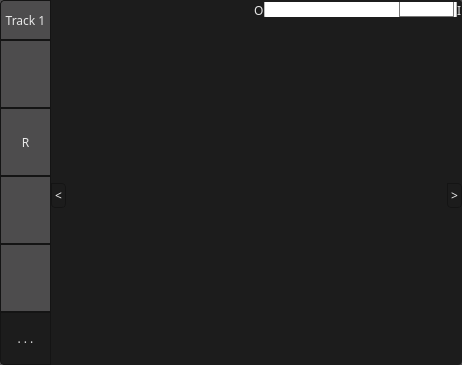
<?xml version="1.0" encoding="UTF-8"?>
<ui version="4.0">
 <class>SequencerFrame</class>
 <widget class="QFrame" name="SequencerFrame">
  <property name="geometry">
   <rect>
    <x>0</x>
    <y>0</y>
    <width>462</width>
    <height>365</height>
   </rect>
  </property>
  <property name="sizePolicy">
   <sizepolicy hsizetype="Preferred" vsizetype="Expanding">
    <horstretch>0</horstretch>
    <verstretch>0</verstretch>
   </sizepolicy>
  </property>
  <property name="windowTitle">
   <string>Frame</string>
  </property>
  <property name="styleSheet">
   <string notr="true">* {
    background: #4d4c4d;
    font-family: handelgotdlig;
    font-weight: 200;
}



 QComboBox {
     border: 1px solid #141414;
     border-radius: 4px;
     padding: 1px 18px 1px 3px;
     min-width: 6em;
     color: #e8e8e8;
 }

 QComboBox:editable {
    background: #5b5a5b
 }

 QComboBox:!editable, QComboBox::drop-down:editable {
      background: qlineargradient(x1: 0, y1: 0, x2: 0, y2: 1,
      stop: 0 #3c3c3c, stop: 1 #262627);
 }

 /* QComboBox gets the &quot;on&quot; state when the popup is open */
 QComboBox:!editable:on, QComboBox::drop-down:editable:on {
     background: #5b5a5b
 }

 QComboBox:on { /* shift the text when the popup opens */
     padding-top: 3px;
     padding-left: 4px;
 }

 QComboBox::drop-down {
     subcontrol-origin: padding;
     subcontrol-position: top right;
     width: 15px;

     border-left-width: 1px;
     border-left-color: darkgray;
     border-left-style: solid; /* just a single line */
     border-top-right-radius: 3px; /* same radius as the QComboBox */
     border-bottom-right-radius: 3px;
 }

QComboBox QAbstractItemView {
    border: 1px solid #141414;
    selection-background-color: #5b5a5b;
}

 QSpinBox {
     /*padding-right: 15px; make room for the arrows */
     background-color: qlineargradient(x1: 0, y1: 0, x2: 0, y2: 1,
                                      stop: 0 #3c3c3c, stop: 1 #262627);
    color: #e8e8e8;
     border: none;
     border-radius: 4px;
     /*border-width: 3;*/
}

QSpinBox::up-button {
    border: none;
}

QSpinBox::down-button {
    border: none;
}

QLineEdit {
    border: 1px solid #141414;
    border-radius: 4px;
    color: #e8e8e8;
    background-color: qlineargradient(x1: 0, y1: 0, x2: 0, y2: 1,
                                     stop: 0 #3c3c3c, stop: 1 #262627);
    selection-background-color: #e8e8e8;
    selection-color: #262627
}

QProgressBar {
    border: 1px solid #141414;
    border-radius: 4px;
    text-align: center;
 }


 QProgressBar::chunk {
    background-color: qlineargradient(x1: 0, y1: 0, x2: 0, y2: 1,
                                      stop: 0 #3c3c3c, stop: 1 #262627);
    width: 20px;
 }

QFrame, QLabel, QToolTip {
   color: #e5e5e5;
   /*border: 1px solid #141414;*/
}

QFrame[style=&quot;plain&quot;] {
    border: 100px solid pink;
}

QAbstractButton {
   padding: 3px;
   border: 1px solid #141414;
   border-radius: 4px;
   background-color: qlineargradient(x1: 0, y1: 0, x2: 0, y2: 1,
                                     stop: 0 #3c3c3c, stop: 1 #262627);
    color: #e8e8e8;
}
QAbstractButton::hover {
   background-color: #5b5a5b;
}

QAbstractButton::disabled {
    color: #262627;
}

QAbstractButton::checked {
    background-color: #1c1c1c;
}

 QTabWidget::pane { /* The tab widget frame */
     border-top: 1px solid #141414;
     position: absolute;
     top: -0.5em;
 }

 QTabWidget::tab-bar {
     alignment: center;
 }

 /* Style the tab using the tab sub-control. Note that
     it reads QTabBar _not_ QTabWidget */
 QTabBar::tab {
 background-color: qlineargradient(x1: 0, y1: 0, x2: 0, y2: 1,
                                   stop: 0 #3c3c3c, stop: 1 #262627);

    border: 1px solid #141414;

     /*border: 2px solid #C4C4C3;
     border-bottom-color: #C2C7CB; same as the pane color */
     border-top-left-radius: 4px;
     border-top-right-radius: 4px;
     min-width: 8ex;
     padding: 2px;
     color: #e8e8e8;
 }

 QTabBar::tab:selected, QTabBar::tab:hover {
     background: #5b5a5b;
 }

 QTabBar::tab:selected {
     border-color: #5b5a5b;
     color: #141414;
     /*border-bottom-color: #C2C7CB; same as pane color */
 }

 QSlider::groove:horizontal {
 border: 1px solid #141414;
     height: 8px; /* the groove expands to the size of the slider by default. by giving it a height, it has a fixed size */
     background-color: qlineargradient(x1: 0, y1: 0, x2: 0, y2: 1,
                                       stop: 0 #3c3c3c, stop: 1 #262627);
     margin: 2px 0;
 }

 QSlider::handle:horizontal {
 background-color: qlineargradient(x1: 0, y1: 0, x2: 0, y2: 1,
                                   stop: 0 #3c3c3c, stop: 1 #262627);     border: 1px solid #5c5c5c;
     width: 18px;
     /*margin: -2px 0;  handle is placed by default on the contents rect of the groove. Expand outside the groove */
     border-radius: 3px;
 }

  QScrollBar:vertical {
      border: 0px solid transparent;
      background: transparent;
      width: 4px;
      margin: 0px 0 0px 0;
  }
  QScrollBar::handle:vertical {
      background: #e8e8e8;
      min-width: 20px;
      border: 2px solid #e8e8e8;
      border-radius: 2px;
  }
  QScrollBar::add-line:vertical {
      border: 0px solid transparent;
      background: transparent;
      height: 0px;
      subcontrol-position: bottom;
      subcontrol-origin: margin;
  }

  QScrollBar::sub-line:vertical {
      border: 0px solid transparent;
      background: transparent;
      height: 0px;
      subcontrol-position: top;
      subcontrol-origin: margin;
  }
  QScrollBar::up-arrow:vertical, QScrollBar::down-arrow:vertical {
      border: 0px solid grey;
      width: 0px;
      height: 0px;
      background: white;
  }

  QScrollBar::add-page:vertical, QScrollBar::sub-page:vertical {
      background: none;
  }



  QScrollBar:horizontal {
      border: 0px solid transparent;
      background: transparent;
      height: 4px;
      margin: 0px 0 0px 0;
  }
  QScrollBar::handle:horizontal{
      background: #e8e8e8;
      min-height: 20px;
      border: 2px solid #e8e8e8;
      border-radius: 2px;
  }
  QScrollBar::add-line:horizontal {
      border: 0px solid transparent;
      background: transparent;
      height: 0px;
      subcontrol-position: bottom;
      subcontrol-origin: margin;
  }

  QScrollBar::sub-line:horizontal {
      border: 0px solid transparent;
      background: transparent;
      height: 0px;
      subcontrol-position: top;
      subcontrol-origin: margin;
  }
  QScrollBar::up-arrow:horizontal, QScrollBar::down-arrow:horizontal {
      border: 0px solid grey;
      width: 0px;
      height: 0px;
      background: white;
  }

  QScrollBar::add-page:vertical, QScrollBar::sub-page:vertical {
      background: none;
  }





QSlider::groove:horizontal {
border: 1px solid #bbb;
background: white;
height: 20px;
border-radius: 4px;
}

QSlider::groove:vertical {
border: 1px solid #bbb;
background: white;
width: 50px;
border-radius: 4px;
}

QSlider::sub-page:horizontal {
background: qlineargradient(x1: 0, y1: 0,    x2: 0, y2: 1,
    stop: 0 #444, stop: 1 #bbb);
background: qlineargradient(x1: 0, y1: 0.2, x2: 1, y2: 1,
    stop: 0 #bbb, stop: 1 #555);
border: 0px solid #777;
height: 40px;
border-radius: 4px;
border-top-left-radius: 4px;
border-top-right-radius: 0px;
border-bottom-left-radius: 4px;
border-bottom-right-radius: 0px;
}

QSlider::sub-page:vertical {
background: qlineargradient(x1: 0, y1: 1,    x2: 0, y2: 0,
    stop: 0 #bbb, stop: 1 #444);
background: qlineargradient(x1: 0, y1: 1, x2: 1, y2: 0.2,
    stop: 0 #555, stop: 1 #bbb);
border: 0px solid #777;
width: 50px;
border-top-left-radius: 4px;
border-top-right-radius: 4px;
border-bottom-left-radius: 0px;
border-bottom-right-radius: 0px;
}

QSlider::add-page:horizontal {
background: qlineargradient(x1: 0, y1: 1,    x2: 0, y2: 0,
    stop: 0 #bbb, stop: 1 #444);
background: qlineargradient(x1: 0, y1: 1, x2: 1, y2: 0.2,
    stop: 0 #555, stop: 1 #bbb);
border: 0px solid #777;
height: 40px;
border-top-left-radius: 0px;
border-top-right-radius: 4px;
border-bottom-left-radius: 0px;
border-bottom-right-radius: 4px;
}

QSlider::add-page:vertical {
background: qlineargradient(x1: 0, y1: 1,    x2: 0, y2: 0,
    stop: 0 #444, stop: 1 #bbb);
background: qlineargradient(x1: 1, y1: 1, x2: 0, y2: 0.2,
    stop: 0 #bbb, stop: 1 #555);
border: 0px solid #777;
width: 50px;
border-top-left-radius: 0px;
border-top-right-radius: 0px;
border-bottom-left-radius: 4px;
border-bottom-right-radius: 4px;
}

QSlider::handle:horizontal {
     background-color: qlineargradient(x1: 0, y1: 0, x2: 0, y2: 1,
                                      stop: 0 #3c3c3c, stop: 1 #262627);
border: 1px solid #777;
width: 53px;
margin-top: -2px;
margin-bottom: -2px;
border-radius: 10px;
margin: 2px;
}

QSlider::handle:vertical {
     background-color: qlineargradient(x1: 0, y1: 0, x2: 0, y2: 1,
                                      stop: 0 #3c3c3c, stop: 1 #262627);
border: 1px solid #777;
height: 33px;
margin-top: -2px;
margin-bottom: -2px;
border-radius: 10px;
margin: 2px;
}

QSlider::sub-page:horizontal:disabled {
background: #bbb;
border-color: #999;
}

QSlider::sub-page:vertical:disabled {
background: #bbb;
border-color: #999;
}

QSlider::add-page:horizontal:disabled {
background: #eee;
border-color: #999;
}

QSlider::add-page:vertical:disabled {
background: #eee;
border-color: #999;
}

QSlider::handle:horizontal:disabled {
background: #eee;
border: 1px solid #aaa;
border-radius: 4px;
}

QSlider::handle:vertical:disabled {
background: #eee;
border: 1px solid #aaa;
border-radius: 4px;
}</string>
  </property>
  <layout class="QGridLayout" name="gridLayout_2">
   <property name="margin">
    <number>0</number>
   </property>
   <property name="spacing">
    <number>0</number>
   </property>
   <item row="0" column="0" rowspan="2">
    <layout class="QVBoxLayout" name="verticalLayout">
     <item>
      <widget class="live_widgets::PushButton" name="menu">
       <property name="minimumSize">
        <size>
         <width>51</width>
         <height>40</height>
        </size>
       </property>
       <property name="maximumSize">
        <size>
         <width>51</width>
         <height>40</height>
        </size>
       </property>
       <property name="styleSheet">
        <string notr="true">border-bottom-left-radius: 0px;
border-bottom-right-radius: 0px;
border-top-right-radius: 0px; /*DO NOT MODIFY THIS LINE*/</string>
       </property>
       <property name="text">
        <string>Track 1</string>
       </property>
      </widget>
     </item>
     <item>
      <widget class="live_widgets::ToolButton" name="play">
       <property name="minimumSize">
        <size>
         <width>51</width>
         <height>60</height>
        </size>
       </property>
       <property name="maximumSize">
        <size>
         <width>51</width>
         <height>90</height>
        </size>
       </property>
       <property name="autoFillBackground">
        <bool>false</bool>
       </property>
       <property name="styleSheet">
        <string notr="true">border-top-left-radius: 0px;
border-bottom-left-radius: 0px;
border-top-right-radius: 0px;
border-bottom-right-radius: 0px;</string>
       </property>
       <property name="text">
        <string/>
       </property>
       <property name="icon">
        <iconset>
         <normaloff>:/icons/play.png</normaloff>:/icons/play.png</iconset>
       </property>
       <property name="iconSize">
        <size>
         <width>35</width>
         <height>35</height>
        </size>
       </property>
       <property name="checkable">
        <bool>true</bool>
       </property>
      </widget>
     </item>
     <item>
      <widget class="live_widgets::ToolButton" name="record">
       <property name="minimumSize">
        <size>
         <width>51</width>
         <height>60</height>
        </size>
       </property>
       <property name="maximumSize">
        <size>
         <width>51</width>
         <height>90</height>
        </size>
       </property>
       <property name="font">
        <font>
         <family>handelgotdlig</family>
         <weight>25</weight>
         <bold>false</bold>
        </font>
       </property>
       <property name="autoFillBackground">
        <bool>false</bool>
       </property>
       <property name="styleSheet">
        <string notr="true">border-top-left-radius: 0px;
border-bottom-left-radius: 0px;
border-top-right-radius: 0px;
border-bottom-right-radius: 0px;</string>
       </property>
       <property name="text">
        <string>R</string>
       </property>
       <property name="icon">
        <iconset>
         <normaloff>:/icons/record.png</normaloff>:/icons/record.png</iconset>
       </property>
       <property name="iconSize">
        <size>
         <width>35</width>
         <height>35</height>
        </size>
       </property>
       <property name="checkable">
        <bool>true</bool>
       </property>
      </widget>
     </item>
     <item>
      <widget class="live_widgets::ToolButton" name="clip">
       <property name="sizePolicy">
        <sizepolicy hsizetype="Fixed" vsizetype="Fixed">
         <horstretch>0</horstretch>
         <verstretch>0</verstretch>
        </sizepolicy>
       </property>
       <property name="minimumSize">
        <size>
         <width>51</width>
         <height>60</height>
        </size>
       </property>
       <property name="maximumSize">
        <size>
         <width>51</width>
         <height>90</height>
        </size>
       </property>
       <property name="autoFillBackground">
        <bool>false</bool>
       </property>
       <property name="styleSheet">
        <string notr="true">border-top-left-radius: 0px;
border-bottom-left-radius: 0px;
border-top-right-radius: 0px;
border-bottom-right-radius: 0px;</string>
       </property>
       <property name="text">
        <string/>
       </property>
       <property name="icon">
        <iconset>
         <normaloff>:/icons/clip.png</normaloff>:/icons/clip.png</iconset>
       </property>
       <property name="iconSize">
        <size>
         <width>35</width>
         <height>35</height>
        </size>
       </property>
       <property name="checkable">
        <bool>true</bool>
       </property>
      </widget>
     </item>
     <item>
      <widget class="live_widgets::ToolButton" name="mute">
       <property name="minimumSize">
        <size>
         <width>51</width>
         <height>60</height>
        </size>
       </property>
       <property name="maximumSize">
        <size>
         <width>51</width>
         <height>90</height>
        </size>
       </property>
       <property name="autoFillBackground">
        <bool>false</bool>
       </property>
       <property name="styleSheet">
        <string notr="true">border-top-left-radius: 0px;
border-bottom-left-radius: 0px;
border-top-right-radius: 0px;
border-bottom-right-radius: 0px;</string>
       </property>
       <property name="text">
        <string/>
       </property>
       <property name="icon">
        <iconset>
         <normaloff>:/icons/mute.png</normaloff>:/icons/mute.png</iconset>
       </property>
       <property name="iconSize">
        <size>
         <width>35</width>
         <height>35</height>
        </size>
       </property>
       <property name="checkable">
        <bool>true</bool>
       </property>
      </widget>
     </item>
     <item>
      <widget class="QToolButton" name="toolButton_more">
       <property name="minimumSize">
        <size>
         <width>51</width>
         <height>53</height>
        </size>
       </property>
       <property name="maximumSize">
        <size>
         <width>51</width>
         <height>53</height>
        </size>
       </property>
       <property name="styleSheet">
        <string notr="true">border-top-left-radius: 0px;
border-top-right-radius: 0px;
border-bottom-right-radius: 0px; /* DO NOT MODIFY THIS LINE! */</string>
       </property>
       <property name="text">
        <string>. . .</string>
       </property>
       <property name="iconSize">
        <size>
         <width>35</width>
         <height>35</height>
        </size>
       </property>
       <property name="checkable">
        <bool>true</bool>
       </property>
       <property name="checked">
        <bool>true</bool>
       </property>
      </widget>
     </item>
    </layout>
   </item>
   <item row="0" column="1" rowspan="2">
    <widget class="QFrame" name="frame_2">
     <property name="minimumSize">
      <size>
       <width>40</width>
       <height>0</height>
      </size>
     </property>
     <property name="styleSheet">
      <string notr="true">background: #1c1c1c;
border-top-left-radius: 0px;
border-bottom-right-radius: 0px;
border-top-right-radius: 4px;
border-bottom-right-radius: 4px;</string>
     </property>
     <property name="frameShape">
      <enum>QFrame::StyledPanel</enum>
     </property>
     <property name="frameShadow">
      <enum>QFrame::Raised</enum>
     </property>
     <layout class="QGridLayout" name="gridLayout">
      <property name="margin">
       <number>0</number>
      </property>
      <item row="1" column="0">
       <layout class="QHBoxLayout" name="horizontalLayout">
        <property name="spacing">
         <number>0</number>
        </property>
        <property name="topMargin">
         <number>0</number>
        </property>
        <item>
         <widget class="live_widgets::PushButton" name="leftButton">
          <property name="maximumSize">
           <size>
            <width>25</width>
            <height>16777215</height>
           </size>
          </property>
          <property name="text">
           <string>&lt;</string>
          </property>
          <property name="flat">
           <bool>true</bool>
          </property>
         </widget>
        </item>
        <item>
         <widget class="QFrame" name="frame">
          <property name="sizePolicy">
           <sizepolicy hsizetype="Expanding" vsizetype="Expanding">
            <horstretch>0</horstretch>
            <verstretch>0</verstretch>
           </sizepolicy>
          </property>
          <layout class="QGridLayout" name="gridLayout_3">
           <property name="margin">
            <number>0</number>
           </property>
           <property name="spacing">
            <number>0</number>
           </property>
           <item row="0" column="0">
            <layout class="QVBoxLayout" name="visLayout">
             <property name="spacing">
              <number>0</number>
             </property>
            </layout>
           </item>
          </layout>
         </widget>
        </item>
        <item>
         <widget class="live_widgets::PushButton" name="rightButton">
          <property name="maximumSize">
           <size>
            <width>25</width>
            <height>16777215</height>
           </size>
          </property>
          <property name="text">
           <string>&gt;</string>
          </property>
          <property name="flat">
           <bool>true</bool>
          </property>
         </widget>
        </item>
       </layout>
      </item>
      <item row="0" column="0">
       <widget class="QFrame" name="horizontalFrame">
        <property name="frameShape">
         <enum>QFrame::NoFrame</enum>
        </property>
        <property name="frameShadow">
         <enum>QFrame::Plain</enum>
        </property>
        <property name="lineWidth">
         <number>0</number>
        </property>
        <layout class="QHBoxLayout" name="horizontalLayout_2">
         <property name="spacing">
          <number>0</number>
         </property>
         <property name="margin">
          <number>0</number>
         </property>
         <item>
          <spacer name="horizontalSpacer_2">
           <property name="orientation">
            <enum>Qt::Horizontal</enum>
           </property>
           <property name="sizeType">
            <enum>QSizePolicy::Fixed</enum>
           </property>
           <property name="sizeHint" stdset="0">
            <size>
             <width>10</width>
             <height>0</height>
            </size>
           </property>
          </spacer>
         </item>
         <item>
          <spacer name="horizontalSpacer">
           <property name="orientation">
            <enum>Qt::Horizontal</enum>
           </property>
           <property name="sizeHint" stdset="0">
            <size>
             <width>40</width>
             <height>20</height>
            </size>
           </property>
          </spacer>
         </item>
         <item>
          <widget class="QLabel" name="label">
           <property name="text">
            <string>O</string>
           </property>
          </widget>
         </item>
         <item>
          <widget class="QSlider" name="horizontalSlider_scale">
           <property name="minimum">
            <number>2646</number>
           </property>
           <property name="maximum">
            <number>26460000</number>
           </property>
           <property name="singleStep">
            <number>26460</number>
           </property>
           <property name="pageStep">
            <number>265600</number>
           </property>
           <property name="orientation">
            <enum>Qt::Horizontal</enum>
           </property>
           <property name="invertedAppearance">
            <bool>true</bool>
           </property>
          </widget>
         </item>
         <item>
          <widget class="QLabel" name="label_2">
           <property name="text">
            <string>I</string>
           </property>
          </widget>
         </item>
        </layout>
       </widget>
      </item>
     </layout>
     <zorder></zorder>
     <zorder>horizontalFrame</zorder>
    </widget>
   </item>
  </layout>
 </widget>
 <customwidgets>
  <customwidget>
   <class>live_widgets::PushButton</class>
   <extends>QPushButton</extends>
   <header>live_widgets/pushbutton.h</header>
  </customwidget>
  <customwidget>
   <class>live_widgets::ToolButton</class>
   <extends>QToolButton</extends>
   <header>live_widgets/toolbutton.h</header>
  </customwidget>
 </customwidgets>
 <resources/>
 <connections/>
</ui>
